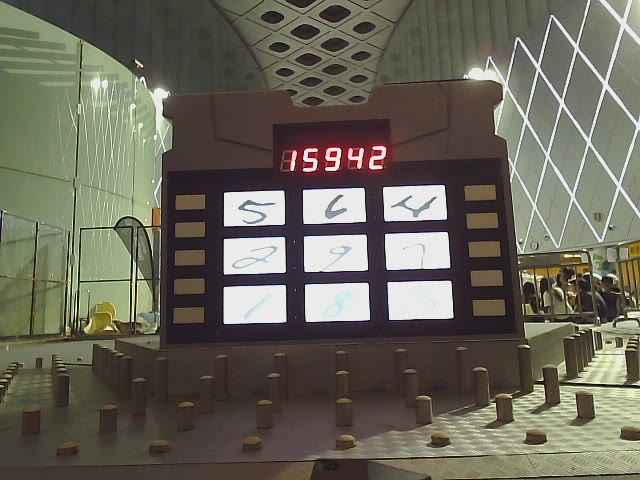
#> input picture controller/rune01.png, 640 x 480 px; its folder holds only this picture in this run
$ python -i preprocess_for_number_recognition.py   (imports and definitions only)   (older library calls are emulated)
#> lines starting #> are read from the running program, lines starting #| are printed output that depends on the picture; after the words box and inside, x2 and y2 are one past the last pixel; in counts of white or black regions, pixels touching at a corner belong together
#> further down, picture is the input picture: shape (480, 640, 3); mean B, G, R 89.5, 101.7, 105.3
import cv2
import numpy as np
from scipy.misc import imresize


draw_number_box_color = (255, 0, 255)


"""
Draw a box
"""
# [4 lines left out: function draw_box, not called in this run]


def general_number_extractor(src_img):
    # convert source iamge to gray scale and resize
    gray = cv2.cvtColor(src_img, cv2.COLOR_BGR2GRAY)
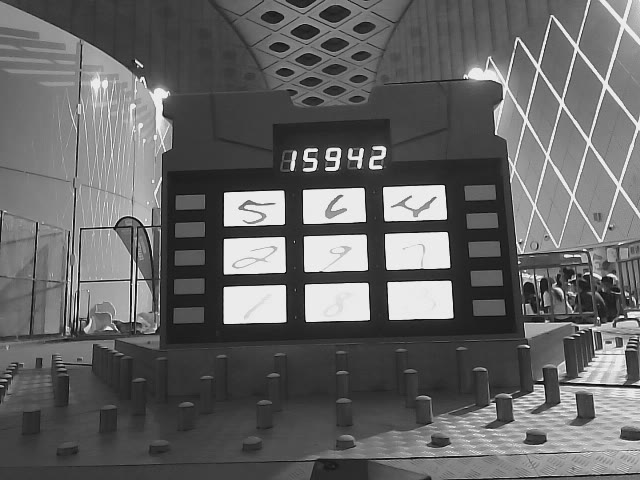
#> gray: shape (480, 640); min 5, max 250, mean 101.4
    gray = imresize(gray, [50, 80])
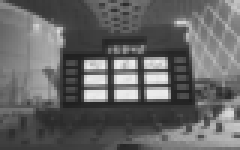
#> gray: shape (50, 80) (shown 3 times larger); min 31, max 235, mean 101.4

    # blur
    # gray = cv2.medianBlur(gray,13)
    blur = cv2.GaussianBlur(gray,(5,5),0)
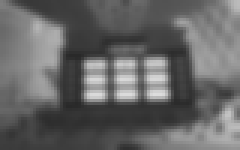
#> blur: shape (50, 80) (shown 3 times larger); min 41, max 221, mean 101.5

    # threshold
    # ret, gray = cv2.threshold(blur,0,255,cv2.THRESH_BINARY+cv2.THRESH_OTSU)
    gray = cv2.adaptiveThreshold(gray, 255, cv2.ADAPTIVE_THRESH_MEAN_C, \
                                 cv2.THRESH_BINARY, 15, 3)
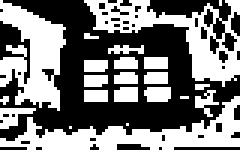
#> gray: shape (50, 80) (shown 3 times larger); 47.6% white; 22 white regions (7 under 20 px), largest, box (x1, y1, x2, y2) and area: (0, 32, 80, 50) 520, (28, 0, 80, 29) 495, (0, 0, 22, 37) 467
    # ret, gray = cv2.threshold(gray, 127, 255, cv2.THRESH_BINARY)

    # bit wise inverse
    # gray = cv2.bitwise_not(gray)

    ######################
    kernel = np.ones([3, 3], np.uint8)
    gray = cv2.dilate(gray, kernel, iterations = 1)
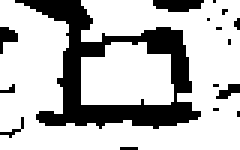
#> gray: shape (50, 80) (shown 3 times larger); 74.1% white; 16 black regions (12 under 20 px), largest, box (x1, y1, x2, y2) and area: (5, 0, 67, 43) 881, (51, 0, 68, 4) 55, (0, 9, 6, 18) 30, (72, 28, 80, 33) 23

    """
    # Mask used to flood filling.
    # Notice the size needs to be 2 pixels than the image.
    h, w = gray.shape[:2]
    mask = np.zeros((h+2, w+2), np.uint8)
    # print(mask)
    # print(gray)

    # Floodfill from point (0, 0)
    # cv2.floodFill(gray, mask, (50,0),255);

    # print(gray[49][0])

    gray = cv2.erode(gray, kernel, iterations = 1)
    """

    return gray


# [30 lines left out: functions rim_extractor, region_of_interest, not called in this run]


"""
This function will extract roi after the number boxes have been found
"""
# [28 lines left out: function preprocess_for_number_recognition, not called in this run]

>>> import cv2
>>> picture = cv2.imread('../controller/rune01.png')
>>> result = general_number_extractor(picture)

$ run again, on controller/rune02.png
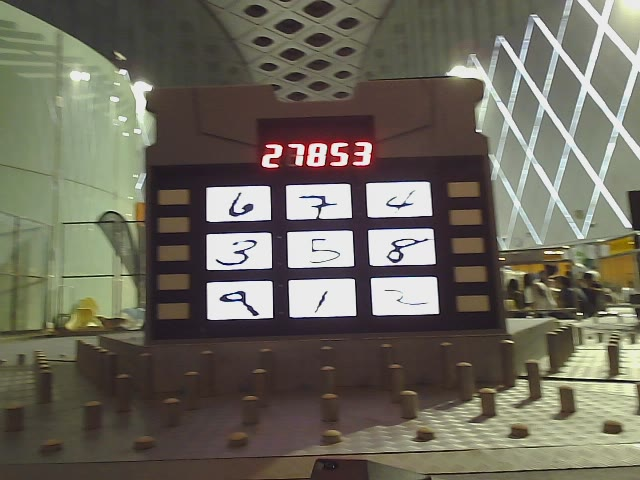
#> input picture controller/rune02.png, 640 x 480 px
#> picture is the input picture: shape (480, 640, 3); mean B, G, R 92.5, 104.8, 108.8
#> in general_number_extractor, `gray = cv2.adaptiveThreshold(gray, 255, cv2.ADAPTIVE_THRESH_MEAN_C, \ ..`:
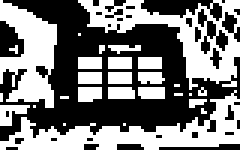
#> gray: shape (50, 80) (shown 3 times larger); 48% white; 28 white regions (14 under 20 px), largest, box (x1, y1, x2, y2) and area: (0, 30, 80, 50) 571, (26, 0, 80, 30) 536, (0, 0, 19, 36) 408
#> in general_number_extractor, `gray = cv2.dilate(gray, kernel, iterations = 1)`:
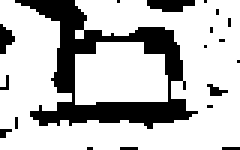
#> gray: shape (50, 80) (shown 3 times larger); 75.2% white; 19 black regions (16 under 20 px), largest, box (x1, y1, x2, y2) and area: (5, 0, 66, 43) 847, (49, 0, 65, 4) 50, (0, 8, 5, 18) 31
